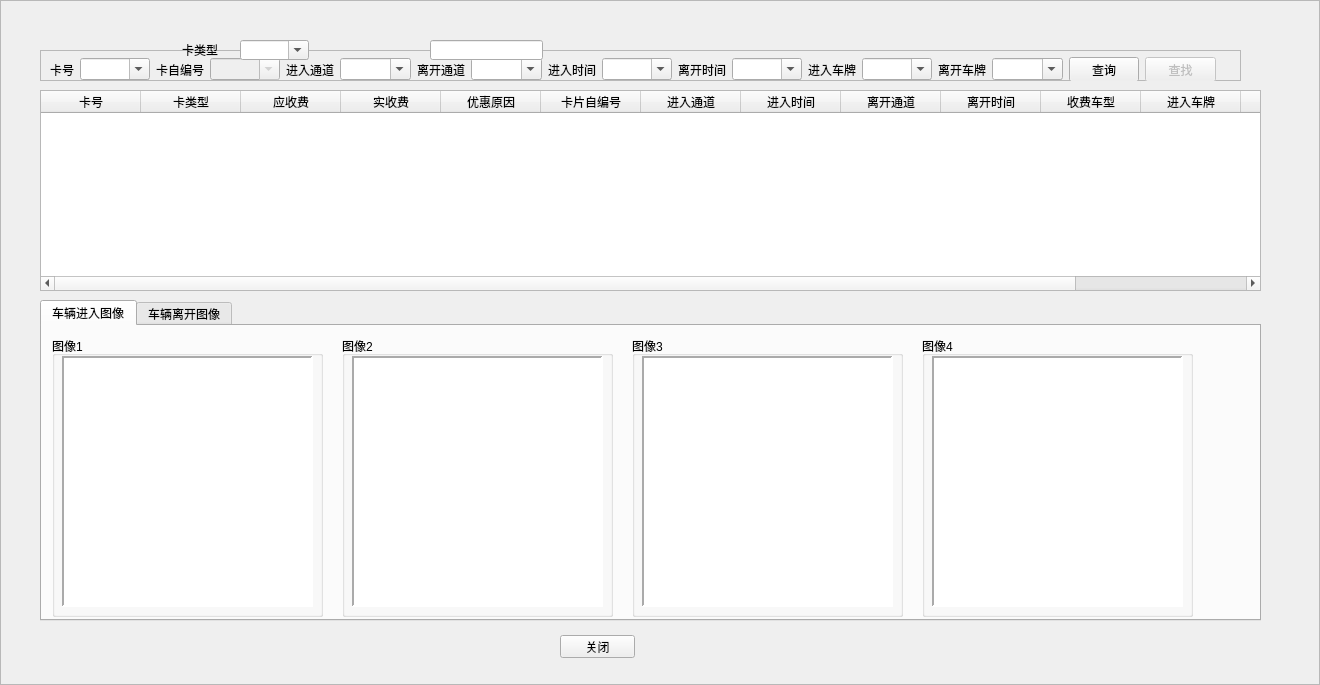
<?xml version="1.0" encoding="UTF-8"?>
<ui version="4.0">
 <class>NewCAccess2Records</class>
 <widget class="QFrame" name="NewCAccess2Records">
  <property name="geometry">
   <rect>
    <x>0</x>
    <y>0</y>
    <width>1320</width>
    <height>685</height>
   </rect>
  </property>
  <property name="windowTitle">
   <string>出入记录</string>
  </property>
  <property name="styleSheet">
   <string notr="true">background-image:url(D:/WinParkUI/debug/Image/NewIcon/CommonBigBG-normal1366x768.jpg);</string>
  </property>
  <property name="frameShape">
   <enum>QFrame::StyledPanel</enum>
  </property>
  <property name="frameShadow">
   <enum>QFrame::Raised</enum>
  </property>
  <widget class="QWidget" name="widget" native="true">
   <property name="geometry">
    <rect>
     <x>40</x>
     <y>50</y>
     <width>1231</width>
     <height>731</height>
    </rect>
   </property>
   <property name="styleSheet">
    <string notr="true">background-image:url(none);</string>
   </property>
   <widget class="QTableWidget" name="tableAccessRecord">
    <property name="geometry">
     <rect>
      <x>0</x>
      <y>40</y>
      <width>1221</width>
      <height>201</height>
     </rect>
    </property>
    <property name="toolTip">
     <string>单击【卡号列】查看进出图片。
双击单元格查看库中库记录。</string>
    </property>
    <property name="styleSheet">
     <string notr="true">background-image:url(none);</string>
    </property>
    <property name="selectionMode">
     <enum>QAbstractItemView::SingleSelection</enum>
    </property>
    <property name="selectionBehavior">
     <enum>QAbstractItemView::SelectRows</enum>
    </property>
    <column>
     <property name="text">
      <string>卡号</string>
     </property>
    </column>
    <column>
     <property name="text">
      <string>卡类型</string>
     </property>
    </column>
    <column>
     <property name="text">
      <string>应收费</string>
     </property>
    </column>
    <column>
     <property name="text">
      <string>实收费</string>
     </property>
    </column>
    <column>
     <property name="text">
      <string>优惠原因</string>
     </property>
    </column>
    <column>
     <property name="text">
      <string>卡片自编号</string>
     </property>
    </column>
    <column>
     <property name="text">
      <string>进入通道</string>
     </property>
    </column>
    <column>
     <property name="text">
      <string>进入时间</string>
     </property>
    </column>
    <column>
     <property name="text">
      <string>离开通道</string>
     </property>
    </column>
    <column>
     <property name="text">
      <string>离开时间</string>
     </property>
    </column>
    <column>
     <property name="text">
      <string>收费车型</string>
     </property>
    </column>
    <column>
     <property name="text">
      <string>进入车牌</string>
     </property>
    </column>
    <column>
     <property name="text">
      <string>离开车牌</string>
     </property>
    </column>
    <column>
     <property name="text">
      <string>记录ID</string>
     </property>
    </column>
   </widget>
   <widget class="QTabWidget" name="tabWidget">
    <property name="geometry">
     <rect>
      <x>0</x>
      <y>250</y>
      <width>1221</width>
      <height>321</height>
     </rect>
    </property>
    <property name="maximumSize">
     <size>
      <width>1421</width>
      <height>321</height>
     </size>
    </property>
    <property name="styleSheet">
     <string notr="true">background-image:url(none);</string>
    </property>
    <property name="currentIndex">
     <number>0</number>
    </property>
    <widget class="QWidget" name="tab">
     <attribute name="title">
      <string>车辆进入图像</string>
     </attribute>
     <widget class="QGroupBox" name="gb0">
      <property name="geometry">
       <rect>
        <x>10</x>
        <y>10</y>
        <width>271</width>
        <height>281</height>
       </rect>
      </property>
      <property name="styleSheet">
       <string notr="true">background-image:url(none);</string>
      </property>
      <property name="title">
       <string>图像1</string>
      </property>
      <widget class="QLabel" name="lblImg0">
       <property name="geometry">
        <rect>
         <x>10</x>
         <y>20</y>
         <width>251</width>
         <height>251</height>
        </rect>
       </property>
       <property name="styleSheet">
        <string notr="true">background-color: rgb(255, 255, 255);</string>
       </property>
       <property name="frameShape">
        <enum>QFrame::Panel</enum>
       </property>
       <property name="frameShadow">
        <enum>QFrame::Sunken</enum>
       </property>
       <property name="lineWidth">
        <number>2</number>
       </property>
       <property name="text">
        <string/>
       </property>
       <property name="scaledContents">
        <bool>true</bool>
       </property>
      </widget>
     </widget>
     <widget class="QGroupBox" name="gb1">
      <property name="geometry">
       <rect>
        <x>300</x>
        <y>10</y>
        <width>271</width>
        <height>281</height>
       </rect>
      </property>
      <property name="styleSheet">
       <string notr="true">background-image:url(none);</string>
      </property>
      <property name="title">
       <string>图像2</string>
      </property>
      <widget class="QLabel" name="lblImg1">
       <property name="geometry">
        <rect>
         <x>10</x>
         <y>20</y>
         <width>251</width>
         <height>251</height>
        </rect>
       </property>
       <property name="styleSheet">
        <string notr="true">background-color: rgb(255, 255, 255);</string>
       </property>
       <property name="frameShape">
        <enum>QFrame::Panel</enum>
       </property>
       <property name="frameShadow">
        <enum>QFrame::Sunken</enum>
       </property>
       <property name="lineWidth">
        <number>2</number>
       </property>
       <property name="text">
        <string/>
       </property>
       <property name="scaledContents">
        <bool>true</bool>
       </property>
      </widget>
     </widget>
     <widget class="QGroupBox" name="gb2">
      <property name="geometry">
       <rect>
        <x>590</x>
        <y>10</y>
        <width>271</width>
        <height>281</height>
       </rect>
      </property>
      <property name="styleSheet">
       <string notr="true">background-image:url(none);</string>
      </property>
      <property name="title">
       <string>图像3</string>
      </property>
      <widget class="QLabel" name="lblImg2">
       <property name="geometry">
        <rect>
         <x>10</x>
         <y>20</y>
         <width>251</width>
         <height>251</height>
        </rect>
       </property>
       <property name="styleSheet">
        <string notr="true">background-color: rgb(255, 255, 255);</string>
       </property>
       <property name="frameShape">
        <enum>QFrame::Panel</enum>
       </property>
       <property name="frameShadow">
        <enum>QFrame::Sunken</enum>
       </property>
       <property name="lineWidth">
        <number>2</number>
       </property>
       <property name="text">
        <string/>
       </property>
       <property name="scaledContents">
        <bool>true</bool>
       </property>
      </widget>
     </widget>
     <widget class="QGroupBox" name="gb3">
      <property name="geometry">
       <rect>
        <x>880</x>
        <y>10</y>
        <width>271</width>
        <height>281</height>
       </rect>
      </property>
      <property name="styleSheet">
       <string notr="true">background-image:url(none);</string>
      </property>
      <property name="title">
       <string>图像4</string>
      </property>
      <widget class="QLabel" name="lblImg3">
       <property name="geometry">
        <rect>
         <x>10</x>
         <y>20</y>
         <width>251</width>
         <height>251</height>
        </rect>
       </property>
       <property name="styleSheet">
        <string notr="true">background-color: rgb(255, 255, 255);</string>
       </property>
       <property name="frameShape">
        <enum>QFrame::Panel</enum>
       </property>
       <property name="frameShadow">
        <enum>QFrame::Sunken</enum>
       </property>
       <property name="lineWidth">
        <number>2</number>
       </property>
       <property name="text">
        <string/>
       </property>
       <property name="scaledContents">
        <bool>true</bool>
       </property>
      </widget>
     </widget>
    </widget>
    <widget class="QWidget" name="tab_2">
     <attribute name="title">
      <string>车辆离开图像</string>
     </attribute>
     <widget class="QGroupBox" name="gb5">
      <property name="geometry">
       <rect>
        <x>300</x>
        <y>10</y>
        <width>271</width>
        <height>281</height>
       </rect>
      </property>
      <property name="title">
       <string>图像2</string>
      </property>
      <widget class="QLabel" name="lblImg5">
       <property name="geometry">
        <rect>
         <x>10</x>
         <y>20</y>
         <width>251</width>
         <height>251</height>
        </rect>
       </property>
       <property name="styleSheet">
        <string notr="true">background-color: rgb(255, 255, 255);</string>
       </property>
       <property name="frameShape">
        <enum>QFrame::Panel</enum>
       </property>
       <property name="frameShadow">
        <enum>QFrame::Sunken</enum>
       </property>
       <property name="lineWidth">
        <number>2</number>
       </property>
       <property name="text">
        <string/>
       </property>
       <property name="scaledContents">
        <bool>true</bool>
       </property>
      </widget>
     </widget>
     <widget class="QGroupBox" name="gb4">
      <property name="geometry">
       <rect>
        <x>10</x>
        <y>10</y>
        <width>271</width>
        <height>281</height>
       </rect>
      </property>
      <property name="title">
       <string>图像1</string>
      </property>
      <widget class="QLabel" name="lblImg4">
       <property name="geometry">
        <rect>
         <x>10</x>
         <y>20</y>
         <width>251</width>
         <height>251</height>
        </rect>
       </property>
       <property name="styleSheet">
        <string notr="true">background-color: rgb(255, 255, 255);</string>
       </property>
       <property name="frameShape">
        <enum>QFrame::Panel</enum>
       </property>
       <property name="frameShadow">
        <enum>QFrame::Sunken</enum>
       </property>
       <property name="lineWidth">
        <number>2</number>
       </property>
       <property name="text">
        <string/>
       </property>
       <property name="scaledContents">
        <bool>true</bool>
       </property>
      </widget>
     </widget>
     <widget class="QGroupBox" name="gb6">
      <property name="geometry">
       <rect>
        <x>590</x>
        <y>10</y>
        <width>271</width>
        <height>281</height>
       </rect>
      </property>
      <property name="title">
       <string>图像3</string>
      </property>
      <widget class="QLabel" name="lblImg6">
       <property name="geometry">
        <rect>
         <x>10</x>
         <y>20</y>
         <width>251</width>
         <height>251</height>
        </rect>
       </property>
       <property name="styleSheet">
        <string notr="true">background-color: rgb(255, 255, 255);</string>
       </property>
       <property name="frameShape">
        <enum>QFrame::Panel</enum>
       </property>
       <property name="frameShadow">
        <enum>QFrame::Sunken</enum>
       </property>
       <property name="lineWidth">
        <number>2</number>
       </property>
       <property name="text">
        <string/>
       </property>
       <property name="scaledContents">
        <bool>true</bool>
       </property>
      </widget>
     </widget>
     <widget class="QGroupBox" name="gb7">
      <property name="geometry">
       <rect>
        <x>880</x>
        <y>10</y>
        <width>271</width>
        <height>281</height>
       </rect>
      </property>
      <property name="title">
       <string>图像4</string>
      </property>
      <widget class="QGroupBox" name="groupBox_11">
       <property name="geometry">
        <rect>
         <x>-440</x>
         <y>0</y>
         <width>131</width>
         <height>201</height>
        </rect>
       </property>
       <property name="title">
        <string>图像1</string>
       </property>
       <widget class="QGraphicsView" name="graphicsView_11">
        <property name="geometry">
         <rect>
          <x>0</x>
          <y>20</y>
          <width>111</width>
          <height>171</height>
         </rect>
        </property>
       </widget>
      </widget>
      <widget class="QGroupBox" name="groupBox_12">
       <property name="geometry">
        <rect>
         <x>-290</x>
         <y>0</y>
         <width>131</width>
         <height>201</height>
        </rect>
       </property>
       <property name="title">
        <string>图像2</string>
       </property>
       <widget class="QGraphicsView" name="graphicsView_12">
        <property name="geometry">
         <rect>
          <x>10</x>
          <y>20</y>
          <width>111</width>
          <height>171</height>
         </rect>
        </property>
       </widget>
      </widget>
      <widget class="QGroupBox" name="groupBox_13">
       <property name="geometry">
        <rect>
         <x>-140</x>
         <y>0</y>
         <width>131</width>
         <height>201</height>
        </rect>
       </property>
       <property name="title">
        <string>图像3</string>
       </property>
       <widget class="QGraphicsView" name="graphicsView_13">
        <property name="geometry">
         <rect>
          <x>10</x>
          <y>20</y>
          <width>111</width>
          <height>171</height>
         </rect>
        </property>
       </widget>
      </widget>
      <widget class="QLabel" name="lblImg7">
       <property name="geometry">
        <rect>
         <x>10</x>
         <y>20</y>
         <width>251</width>
         <height>251</height>
        </rect>
       </property>
       <property name="styleSheet">
        <string notr="true">background-color: rgb(255, 255, 255);</string>
       </property>
       <property name="frameShape">
        <enum>QFrame::Panel</enum>
       </property>
       <property name="frameShadow">
        <enum>QFrame::Sunken</enum>
       </property>
       <property name="lineWidth">
        <number>2</number>
       </property>
       <property name="text">
        <string/>
       </property>
       <property name="scaledContents">
        <bool>true</bool>
       </property>
      </widget>
     </widget>
    </widget>
   </widget>
   <widget class="QPushButton" name="btnMinimalize">
    <property name="geometry">
     <rect>
      <x>520</x>
      <y>585</y>
      <width>75</width>
      <height>23</height>
     </rect>
    </property>
    <property name="styleSheet">
     <string notr="true">background-image:url(none);</string>
    </property>
    <property name="text">
     <string>关闭</string>
    </property>
   </widget>
   <widget class="QFrame" name="frame">
    <property name="geometry">
     <rect>
      <x>0</x>
      <y>0</y>
      <width>1201</width>
      <height>31</height>
     </rect>
    </property>
    <property name="frameShape">
     <enum>QFrame::StyledPanel</enum>
    </property>
    <property name="frameShadow">
     <enum>QFrame::Raised</enum>
    </property>
    <widget class="QWidget" name="layoutWidget">
     <property name="geometry">
      <rect>
       <x>10</x>
       <y>7</y>
       <width>1166</width>
       <height>25</height>
      </rect>
     </property>
     <layout class="QHBoxLayout" name="horizontalLayout">
      <item>
       <widget class="QLabel" name="label">
        <property name="text">
         <string>卡号</string>
        </property>
        <property name="alignment">
         <set>Qt::AlignRight|Qt::AlignTrailing|Qt::AlignVCenter</set>
        </property>
       </widget>
      </item>
      <item>
       <widget class="QComboBox" name="cb0">
        <property name="statusTip">
         <string>cardno like '%%1%'</string>
        </property>
        <property name="editable">
         <bool>true</bool>
        </property>
       </widget>
      </item>
      <item>
       <widget class="QLabel" name="label_3">
        <property name="text">
         <string>卡自编号</string>
        </property>
       </widget>
      </item>
      <item>
       <widget class="QComboBox" name="cb2">
        <property name="enabled">
         <bool>false</bool>
        </property>
        <property name="statusTip">
         <string>cardselfno like '%%1%'</string>
        </property>
        <property name="editable">
         <bool>true</bool>
        </property>
       </widget>
      </item>
      <item>
       <widget class="QLabel" name="label_7">
        <property name="text">
         <string>进入通道</string>
        </property>
        <property name="alignment">
         <set>Qt::AlignRight|Qt::AlignTrailing|Qt::AlignVCenter</set>
        </property>
       </widget>
      </item>
      <item>
       <widget class="QComboBox" name="cb3">
        <property name="statusTip">
         <string>inshebeiname like '%%1%'</string>
        </property>
        <property name="editable">
         <bool>true</bool>
        </property>
       </widget>
      </item>
      <item>
       <widget class="QLabel" name="label_8">
        <property name="text">
         <string>离开通道</string>
        </property>
        <property name="alignment">
         <set>Qt::AlignRight|Qt::AlignTrailing|Qt::AlignVCenter</set>
        </property>
       </widget>
      </item>
      <item>
       <widget class="QComboBox" name="cb4">
        <property name="statusTip">
         <string>outshebeiname like '%%1%'</string>
        </property>
        <property name="editable">
         <bool>true</bool>
        </property>
       </widget>
      </item>
      <item>
       <widget class="QLabel" name="label_9">
        <property name="text">
         <string>进入时间</string>
        </property>
        <property name="alignment">
         <set>Qt::AlignRight|Qt::AlignTrailing|Qt::AlignVCenter</set>
        </property>
       </widget>
      </item>
      <item>
       <widget class="QComboBox" name="cb5">
        <property name="statusTip">
         <string>intime like '%%1%'</string>
        </property>
        <property name="editable">
         <bool>true</bool>
        </property>
       </widget>
      </item>
      <item>
       <widget class="QLabel" name="label_10">
        <property name="text">
         <string>离开时间</string>
        </property>
        <property name="alignment">
         <set>Qt::AlignRight|Qt::AlignTrailing|Qt::AlignVCenter</set>
        </property>
       </widget>
      </item>
      <item>
       <widget class="QComboBox" name="cb6">
        <property name="statusTip">
         <string>outtime like '%%1%'</string>
        </property>
        <property name="editable">
         <bool>true</bool>
        </property>
       </widget>
      </item>
      <item>
       <widget class="QLabel" name="label_12">
        <property name="text">
         <string>进入车牌</string>
        </property>
        <property name="alignment">
         <set>Qt::AlignRight|Qt::AlignTrailing|Qt::AlignVCenter</set>
        </property>
       </widget>
      </item>
      <item>
       <widget class="QComboBox" name="cb7">
        <property name="statusTip">
         <string>carcp like '%%1%'</string>
        </property>
        <property name="editable">
         <bool>true</bool>
        </property>
       </widget>
      </item>
      <item>
       <widget class="QLabel" name="label_11">
        <property name="text">
         <string>离开车牌</string>
        </property>
        <property name="alignment">
         <set>Qt::AlignRight|Qt::AlignTrailing|Qt::AlignVCenter</set>
        </property>
       </widget>
      </item>
      <item>
       <widget class="QComboBox" name="cb8">
        <property name="statusTip">
         <string>carcpout like '%%1%'</string>
        </property>
        <property name="editable">
         <bool>true</bool>
        </property>
       </widget>
      </item>
      <item>
       <widget class="QPushButton" name="btnQuery">
        <property name="toolTip">
         <string>全【无】查询所有记录。</string>
        </property>
        <property name="text">
         <string>查询</string>
        </property>
       </widget>
      </item>
      <item>
       <widget class="QPushButton" name="btnSerach">
        <property name="enabled">
         <bool>false</bool>
        </property>
        <property name="text">
         <string>查找</string>
        </property>
       </widget>
      </item>
     </layout>
    </widget>
   </widget>
  </widget>
  <widget class="QLabel" name="lblTitle">
   <property name="geometry">
    <rect>
     <x>30</x>
     <y>5</y>
     <width>141</width>
     <height>21</height>
    </rect>
   </property>
   <property name="font">
    <font>
     <weight>75</weight>
     <bold>true</bold>
    </font>
   </property>
   <property name="styleSheet">
    <string notr="true">background-image:url(none);
color: rgb(170, 0, 0);</string>
   </property>
   <property name="text">
    <string/>
   </property>
  </widget>
  <widget class="QLabel" name="lblClose">
   <property name="geometry">
    <rect>
     <x>1200</x>
     <y>8</y>
     <width>30</width>
     <height>15</height>
    </rect>
   </property>
   <property name="styleSheet">
    <string notr="true">background-image:url(none);</string>
   </property>
   <property name="text">
    <string/>
   </property>
  </widget>
  <widget class="QComboBox" name="cb1">
   <property name="geometry">
    <rect>
     <x>240</x>
     <y>40</y>
     <width>69</width>
     <height>20</height>
    </rect>
   </property>
   <property name="statusTip">
    <string>cardkind like '%%1%'</string>
   </property>
   <property name="editable">
    <bool>true</bool>
   </property>
  </widget>
  <widget class="QLabel" name="label_2">
   <property name="geometry">
    <rect>
     <x>182</x>
     <y>40</y>
     <width>52</width>
     <height>20</height>
    </rect>
   </property>
   <property name="text">
    <string>卡类型</string>
   </property>
  </widget>
  <widget class="QLineEdit" name="lineEdit">
   <property name="geometry">
    <rect>
     <x>430</x>
     <y>40</y>
     <width>113</width>
     <height>20</height>
    </rect>
   </property>
  </widget>
 </widget>
 <resources/>
 <connections/>
</ui>
